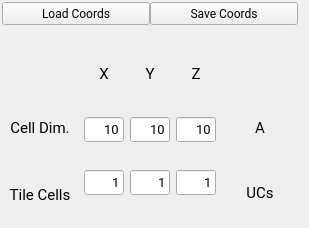
                   <widget class="QWidget" name="scrollAreaWidgetContents_4">
                    <property name="geometry">
                     <rect>
                      <x>0</x>
                      <y>0</y>
                      <width>309</width>
                      <height>228</height>
                     </rect>
                    </property>
                    <layout class="QVBoxLayout" name="verticalLayout_42">
                     <property name="leftMargin">
                      <number>2</number>
                     </property>
                     <property name="topMargin">
                      <number>2</number>
                     </property>
                     <property name="bottomMargin">
                      <number>3</number>
                     </property>
                     <item>
                      <layout class="QVBoxLayout" name="verticalLayout">
                       <item>
                        <layout class="QHBoxLayout" name="horizontalLayout_6">
                         <property name="spacing">
                          <number>0</number>
                         </property>
                         <item>
                          <widget class="QPushButton" name="btn_atomsfile_browse">
                           <property name="font">
                            <font>
                             <family>Roboto</family>
                            </font>
                           </property>
                           <property name="text">
                            <string>Load Coords</string>
                           </property>
                          </widget>
                         </item>
                         <item>
                          <widget class="QPushButton" name="btn_saveCoordinates">
                           <property name="enabled">
                            <bool>true</bool>
                           </property>
                           <property name="sizePolicy">
                            <sizepolicy hsizetype="Minimum" vsizetype="Fixed">
                             <horstretch>0</horstretch>
                             <verstretch>0</verstretch>
                            </sizepolicy>
                           </property>
                           <property name="font">
                            <font>
                             <family>Roboto</family>
                            </font>
                           </property>
                           <property name="text">
                            <string>Save Coords</string>
                           </property>
                          </widget>
                         </item>
                        </layout>
                       </item>
                       <item>
                        <layout class="QHBoxLayout" name="horizontalLayout_12">
                         <item>
                          <layout class="QVBoxLayout" name="verticalLayout_12">
                           <item>
                            <widget class="QLabel" name="label_8">
                             <property name="font">
                              <font>
                               <family>Roboto</family>
                              </font>
                             </property>
                             <property name="text">
                              <string/>
                             </property>
                            </widget>
                           </item>
                           <item>
                            <widget class="QLabel" name="label_cellDim">
                             <property name="font">
                              <font>
                               <family>Roboto</family>
                               <pointsize>11</pointsize>
                              </font>
                             </property>
                             <property name="text">
                              <string>Cell Dim.</string>
                             </property>
                             <property name="alignment">
                              <set>Qt::AlignCenter</set>
                             </property>
                            </widget>
                           </item>
                           <item>
                            <widget class="QLabel" name="label_6">
                             <property name="font">
                              <font>
                               <family>Roboto</family>
                               <pointsize>11</pointsize>
                              </font>
                             </property>
                             <property name="text">
                              <string>Tile Cells</string>
                             </property>
                             <property name="alignment">
                              <set>Qt::AlignCenter</set>
                             </property>
                            </widget>
                           </item>
                          </layout>
                         </item>
                         <item>
                          <layout class="QVBoxLayout" name="verticalLayout_5">
                           <property name="spacing">
                            <number>0</number>
                           </property>
                           <item>
                            <widget class="QLabel" name="label_2">
                             <property name="maximumSize">
                              <size>
                               <width>16777215</width>
                               <height>30</height>
                              </size>
                             </property>
                             <property name="font">
                              <font>
                               <family>Roboto</family>
                               <pointsize>11</pointsize>
                              </font>
                             </property>
                             <property name="text">
                              <string>X</string>
                             </property>
                             <property name="alignment">
                              <set>Qt::AlignCenter</set>
                             </property>
                            </widget>
                           </item>
                           <item>
                            <widget class="QLineEdit" name="lineEdit_cellDimX">
                             <property name="sizePolicy">
                              <sizepolicy hsizetype="Minimum" vsizetype="Fixed">
                               <horstretch>0</horstretch>
                               <verstretch>0</verstretch>
                              </sizepolicy>
                             </property>
                             <property name="maximumSize">
                              <size>
                               <width>40</width>
                               <height>16777215</height>
                              </size>
                             </property>
                             <property name="font">
                              <font>
                               <family>Roboto</family>
                               <pointsize>10</pointsize>
                              </font>
                             </property>
                             <property name="layoutDirection">
                              <enum>Qt::LeftToRight</enum>
                             </property>
                             <property name="text">
                              <string>10</string>
                             </property>
                             <property name="alignment">
                              <set>Qt::AlignRight|Qt::AlignTrailing|Qt::AlignVCenter</set>
                             </property>
                            </widget>
                           </item>
                           <item>
                            <widget class="QLineEdit" name="lineEdit_tileX">
                             <property name="enabled">
                              <bool>true</bool>
                             </property>
                             <property name="maximumSize">
                              <size>
                               <width>40</width>
                               <height>16777215</height>
                              </size>
                             </property>
                             <property name="font">
                              <font>
                               <family>Roboto</family>
                               <pointsize>10</pointsize>
                              </font>
                             </property>
                             <property name="text">
                              <string>1</string>
                             </property>
                             <property name="alignment">
                              <set>Qt::AlignRight|Qt::AlignTrailing|Qt::AlignVCenter</set>
                             </property>
                            </widget>
                           </item>
                          </layout>
                         </item>
                         <item>
                          <layout class="QVBoxLayout" name="verticalLayout_6">
                           <property name="spacing">
                            <number>0</number>
                           </property>
                           <item>
                            <widget class="QLabel" name="label_3">
                             <property name="maximumSize">
                              <size>
                               <width>16777215</width>
                               <height>30</height>
                              </size>
                             </property>
                             <property name="font">
                              <font>
                               <family>Roboto</family>
                               <pointsize>11</pointsize>
                              </font>
                             </property>
                             <property name="text">
                              <string>Y</string>
                             </property>
                             <property name="alignment">
                              <set>Qt::AlignCenter</set>
                             </property>
                            </widget>
                           </item>
                           <item>
                            <widget class="QLineEdit" name="lineEdit_cellDimY">
                             <property name="sizePolicy">
                              <sizepolicy hsizetype="Minimum" vsizetype="Fixed">
                               <horstretch>0</horstretch>
                               <verstretch>0</verstretch>
                              </sizepolicy>
                             </property>
                             <property name="maximumSize">
                              <size>
                               <width>40</width>
                               <height>16777215</height>
                              </size>
                             </property>
                             <property name="font">
                              <font>
                               <family>Roboto</family>
                               <pointsize>10</pointsize>
                              </font>
                             </property>
                             <property name="text">
                              <string>10</string>
                             </property>
                             <property name="alignment">
                              <set>Qt::AlignRight|Qt::AlignTrailing|Qt::AlignVCenter</set>
                             </property>
                            </widget>
                           </item>
                           <item>
                            <widget class="QLineEdit" name="lineEdit_tileY">
                             <property name="enabled">
                              <bool>true</bool>
                             </property>
                             <property name="maximumSize">
                              <size>
                               <width>40</width>
                               <height>16777215</height>
                              </size>
                             </property>
                             <property name="font">
                              <font>
                               <family>Roboto</family>
                               <pointsize>10</pointsize>
                              </font>
                             </property>
                             <property name="text">
                              <string>1</string>
                             </property>
                             <property name="alignment">
                              <set>Qt::AlignRight|Qt::AlignTrailing|Qt::AlignVCenter</set>
                             </property>
                            </widget>
                           </item>
                          </layout>
                         </item>
                         <item>
                          <layout class="QVBoxLayout" name="verticalLayout_7">
                           <property name="spacing">
                            <number>0</number>
                           </property>
                           <item>
                            <widget class="QLabel" name="label_4">
                             <property name="maximumSize">
                              <size>
                               <width>16777215</width>
                               <height>30</height>
                              </size>
                             </property>
                             <property name="font">
                              <font>
                               <family>Roboto</family>
                               <pointsize>11</pointsize>
                              </font>
                             </property>
                             <property name="text">
                              <string>Z</string>
                             </property>
                             <property name="alignment">
                              <set>Qt::AlignCenter</set>
                             </property>
                            </widget>
                           </item>
                           <item>
                            <widget class="QLineEdit" name="lineEdit_cellDimZ">
                             <property name="sizePolicy">
                              <sizepolicy hsizetype="Minimum" vsizetype="Fixed">
                               <horstretch>0</horstretch>
                               <verstretch>0</verstretch>
                              </sizepolicy>
                             </property>
                             <property name="maximumSize">
                              <size>
                               <width>40</width>
                               <height>16777215</height>
                              </size>
                             </property>
                             <property name="font">
                              <font>
                               <family>Roboto</family>
                               <pointsize>10</pointsize>
                              </font>
                             </property>
                             <property name="text">
                              <string>10</string>
                             </property>
                             <property name="alignment">
                              <set>Qt::AlignRight|Qt::AlignTrailing|Qt::AlignVCenter</set>
                             </property>
                            </widget>
                           </item>
                           <item>
                            <widget class="QLineEdit" name="lineEdit_tileZ">
                             <property name="enabled">
                              <bool>true</bool>
                             </property>
                             <property name="maximumSize">
                              <size>
                               <width>40</width>
                               <height>16777215</height>
                              </size>
                             </property>
                             <property name="font">
                              <font>
                               <family>Roboto</family>
                               <pointsize>10</pointsize>
                              </font>
                             </property>
                             <property name="text">
                              <string>1</string>
                             </property>
                             <property name="alignment">
                              <set>Qt::AlignRight|Qt::AlignTrailing|Qt::AlignVCenter</set>
                             </property>
                            </widget>
                           </item>
                          </layout>
                         </item>
                         <item>
                          <layout class="QVBoxLayout" name="verticalLayout_8">
                           <property name="spacing">
                            <number>0</number>
                           </property>
                           <item>
                            <widget class="QLabel" name="label_9">
                             <property name="font">
                              <font>
                               <family>Roboto</family>
                              </font>
                             </property>
                             <property name="text">
                              <string/>
                             </property>
                            </widget>
                           </item>
                           <item>
                            <widget class="QLabel" name="lbl_angstrom">
                             <property name="font">
                              <font>
                               <family>Roboto</family>
                               <pointsize>11</pointsize>
                              </font>
                             </property>
                             <property name="text">
                              <string>A</string>
                             </property>
                             <property name="alignment">
                              <set>Qt::AlignCenter</set>
                             </property>
                            </widget>
                           </item>
                           <item>
                            <widget class="QLabel" name="label_7">
                             <property name="font">
                              <font>
                               <family>Roboto</family>
                               <pointsize>11</pointsize>
                              </font>
                             </property>
                             <property name="text">
                              <string>UCs</string>
                             </property>
                             <property name="alignment">
                              <set>Qt::AlignCenter</set>
                             </property>
                            </widget>
                           </item>
                          </layout>
                         </item>
                        </layout>
                       </item>
                      </layout>
                     </item>
                    </layout>
                   </widget>
